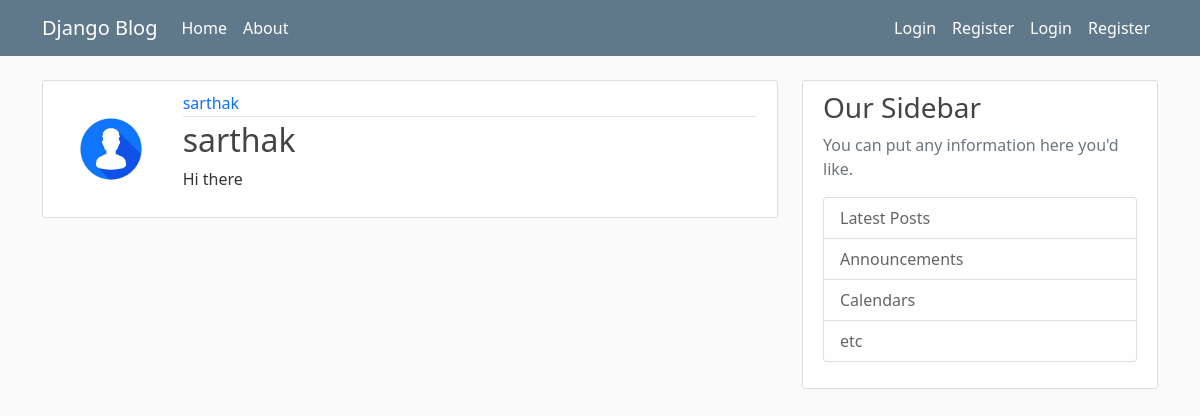
The page /post/41/ on the database its author committed.
### blogapp/models.py (models this page shows, shortened)
class Posts(models.Model):
    title = models.CharField(max_length=100)
    content = models.TextField()
    data_posted = models.DateTimeField(default=timezone.now)
    author = models.ForeignKey(User, on_delete=models.CASCADE)

### users/models.py (models this page shows, shortened)
class Profile(models.Model):
    user = models.OneToOneField(User, on_delete=models.CASCADE)
    image = models.ImageField(default="default.jpg", upload_to="profile_pics")

### blogapp/views.py (the view)
# urls.py: path("post/<int:pk>/", PostDetailView.as_view(), name="post-detail"),
class PostDetailView(DetailView):
    model = Posts

### blogapp/templates/blogapp/posts_detail.html (shortened to what this page needs)
{% extends 'blogapp/base.html' %}
{% block content %}
<article class="media content-section">
    <div class="row">
        <div class="col-md-2 d-flex align-items-center justify-content-center">
            <img class="col-md-10 rounded-circle" src="{{ object.author.profile.image.url }}" />
        </div>
        <div class="media-body col-md-10">
            <div class="article-metadata">
                <a class="mr-2 text-decoration-none"
                    href="{% url 'user-posts' object.author.username %}">{{object.author.username}}</a>
            </div>
            <h2 class="article-title">{{ object.title}}</h2>
            <p class="article-content">{{ object.content }}</p>
        </div>
    </div>
</article>
{% endblock content%}

### blogapp/static/blogapp/main.css (style rules this page uses)
body { background: #fafafa; color: #333333; margin-top: 5rem; }
h1, h2, h3, h4, h5, h6 { color: #444444; }
.content-section { background: #ffffff; padding: 10px 20px; border: 1px solid #dddddd; border-radius: 3px; margin-bottom: 20px; }
.article-title { color: #444444; }
.article-content { white-space: pre-line; }
.article-metadata { padding-bottom: 1px; margin-bottom: 4px; border-bottom: 1px solid #e3e3e3; }

### rows shown on the page
Posts: author.profile.image (placeholder picture), author.username "sarthak", title "sarthak", content "Hi there"
